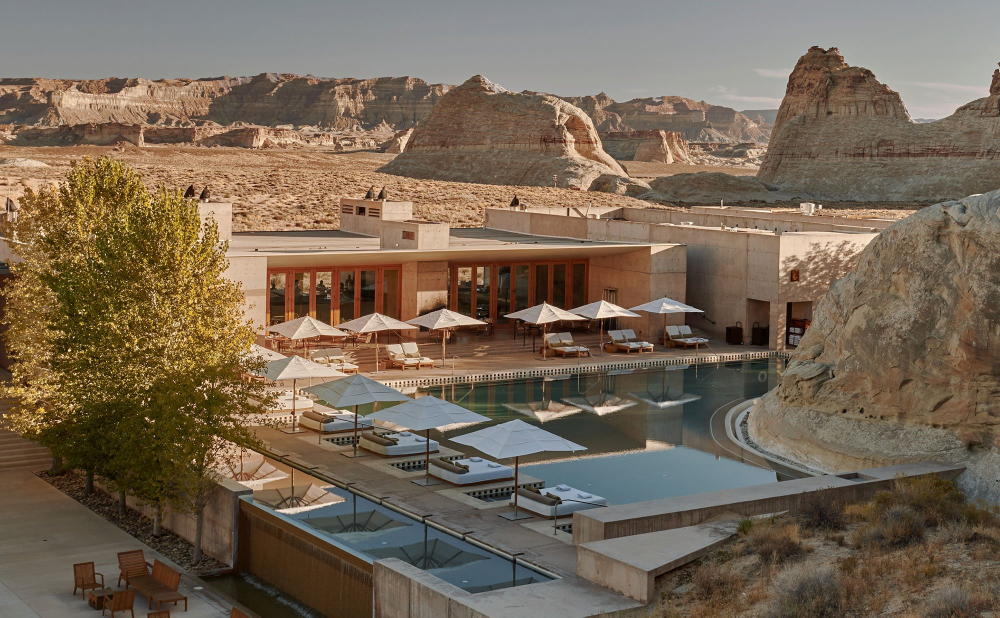
#> input picture Week-1/img/amangiri.jpg, 2000 x 1235 px, given in place of 2019.0130.-Omopae.jpg, which was not available (shown at 1/2 size)
$ jupyter execute 'Project 4.ipynb'   (older library calls are emulated)
#> lines starting #> are read from the running program, lines starting #| are printed output that depends on the picture; pictures that were not available may be replaced by others from this repository, and a replacement may not be noted
[cell 1]
import cv2
import numpy as np
from matplotlib import pyplot as plt

[cell 2]
def sobel_edge_detection(image):
    image = cv2.resize(image, (500,400))
    sobel_x = cv2. Sobel(image, cv2.CV_64F, 1, 0, ksize=3)
    sobel_y = cv2. Sobel(image, cv2.CV_64F, 0, 1, ksize=3)
    sobel_combined = cv2.magnitude (sobel_x, sobel_y)
    cv2.imshow('Original', image)
    cv2.imshow('Sobel Edges', np.uint8 (sobel_combined))
    cv2.waitKey(0)

[cell 3]
def prewitt_edge_detection(image):
    image = cv2.resize(image, (500,400))
    kernel_x = np.array([[-1, -1, -1],
    [0, 0, 0],
    [1, 1, 1]])
    kernel_y = np.array([[-1, 0, 1],
    [-1, 0, 1],
    [-1, 0, 1]])
    prewitt_x = cv2.filter2D(image, -1, kernel_x)
    prewitt_y = cv2.filter2D(image, -1, kernel_y)
    prewitt_combined = np.sqrt(np.square(prewitt_x) + np.square (prewitt_y))
    cv2.imshow ('Original', image)
    cv2.imshow('Prewitt Edges', np.uint8(prewitt_combined))
    cv2.waitKey(0)

[cell 4]
def robert_edge_detection(image):
    image = cv2.GaussianBlur(image, (5, 5), 0)
    kernel_x = np.array ([[1, 0],
    [0, -1]])
    kernel_y = np.array([[0, 1],
    [-1, 0]])
    robert_x = cv2.filter2D(image, -1, kernel_x)
    robert_y = cv2.filter2D(image, -1, kernel_y)
    robert_combined = np.sqrt(np.square (robert_x) + np.square (robert_y))
    cv2.imshow('Original', image)
    cv2.imshow('Robert Edges', np.uint8(robert_combined))
    cv2.waitKey(0)

[cell 5]
def laplacian_edge_detection(image):
    image = cv2.resize(image, (400,400))
    laplacian = cv2.Laplacian(image, cv2.CV_64F)
    laplacian = cv2.convertScaleAbs(laplacian)
    cv2.imshow('Original', image)
    cv2.imshow('Laplacian Edges', laplacian)
    cv2.waitKey(0)

[cell 6]
def canny_edge_detection(image):
    image = cv2.resize(image, (400,400))
    edges = cv2.Canny(image, 100, 200)
    cv2.imshow('Original', image)
    cv2.imshow('Edges', edges)
    cv2.waitKey(0)

[cell 7]
def main():
    image_path = 'img/2019.0130.-Omopae.jpg'
    image = cv2.imread(image_path, cv2.IMREAD_GRAYSCALE)
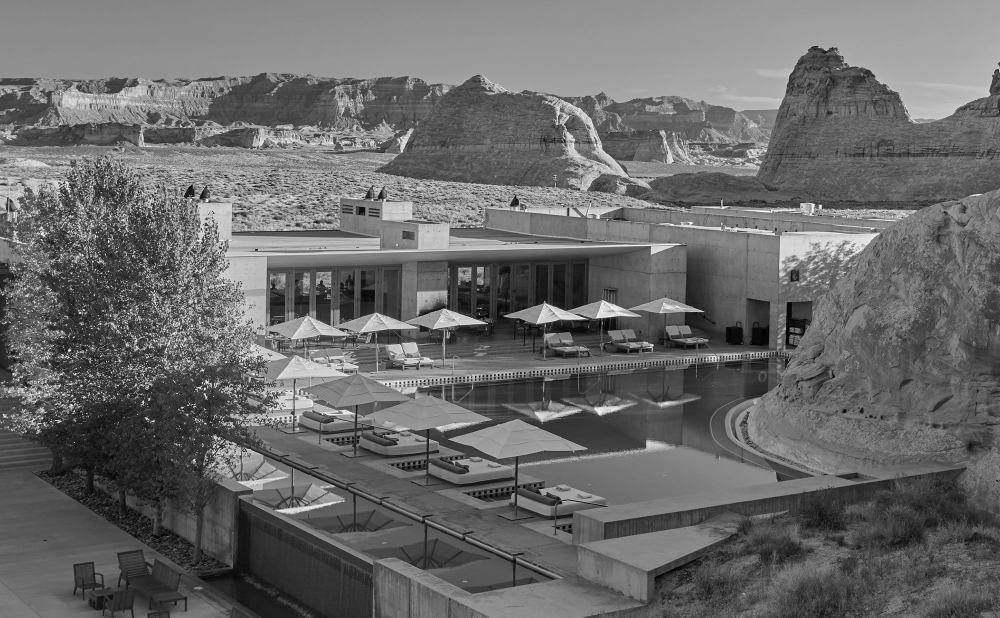
#> image: shape (1235, 2000) (shown at 1/2 size); min 0, max 255, mean 105.7

    print("Choose an edge detection operator:")
    print("1. Sobel")
    print("2. Prewitt")
    print("3. Robert")
    print("4. Laplacian")
    print("5. Canny")
    choice = input("Enter your choice (1/2/3/4/5): ")
#> the answer given: 1

    if choice == '1':
        sobel_edge_detection(image)
#> in sobel_edge_detection, `image = cv2.resize(image, (500,400))`:
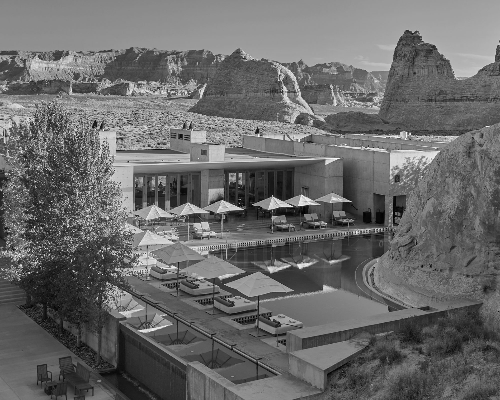
#> image: shape (400, 500); min 0, max 252, mean 105.7
#> in sobel_edge_detection, `sobel_x = cv2. Sobel(image, cv2.CV_64F, 1, 0, ksize=3)`:
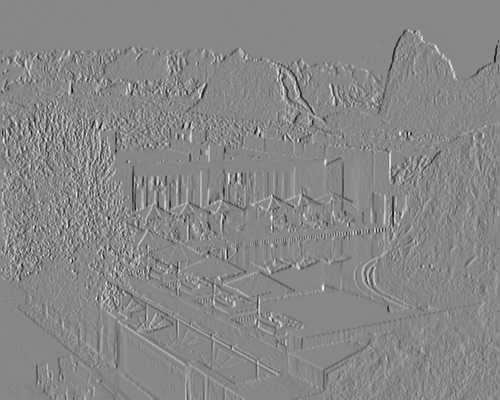
#> sobel_x: shape (400, 500) float64; min -693, max 612, mean 0; drawn with min black and max white
#> in sobel_edge_detection, `sobel_y = cv2. Sobel(image, cv2.CV_64F, 0, 1, ksize=3)`:
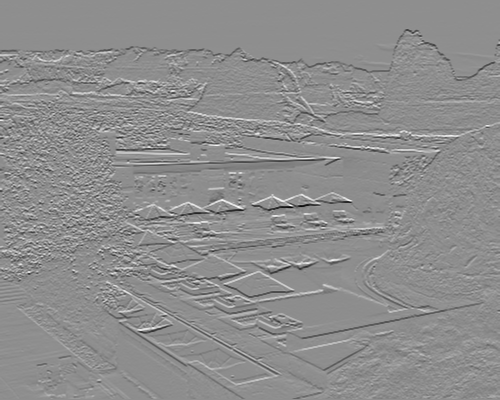
#> sobel_y: shape (400, 500) float64; min -901, max 716, mean -1.1; drawn with min black and max white
#> in sobel_edge_detection, `sobel_combined = cv2.magnitude (sobel_x, sobel_y)`:
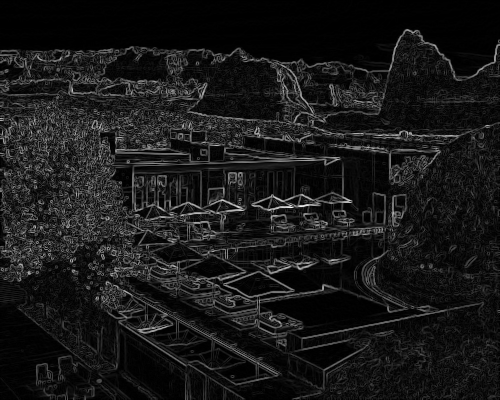
#> sobel_combined: shape (400, 500) float64; min 0, max 901.2, mean 87.7; drawn with min black and max white
#> in sobel_edge_detection, `cv2.imshow('Sobel Edges', np.uint8 (sobel_combined))`:
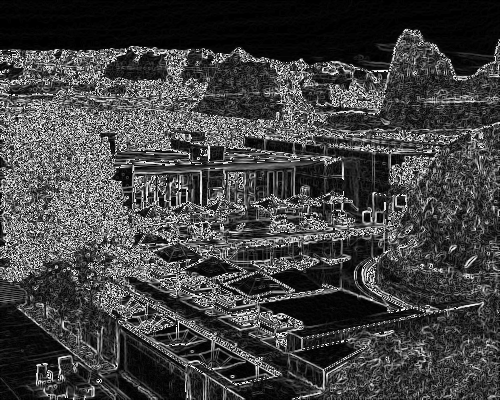
#> window 'Sobel Edges': shape (400, 500); min 0, max 255, mean 65.5
    elif choice == '2':
        prewitt_edge_detection(image)
    elif choice == '3':
        robert_edge_detection(image)
    elif choice == '4':
        laplacian_edge_detection(image)
    elif choice == '5':
        canny_edge_detection(image)
    else:
        print("Invalid choice.")
        exit()

$ run again, on Week-1/img/amanpuri.jpg
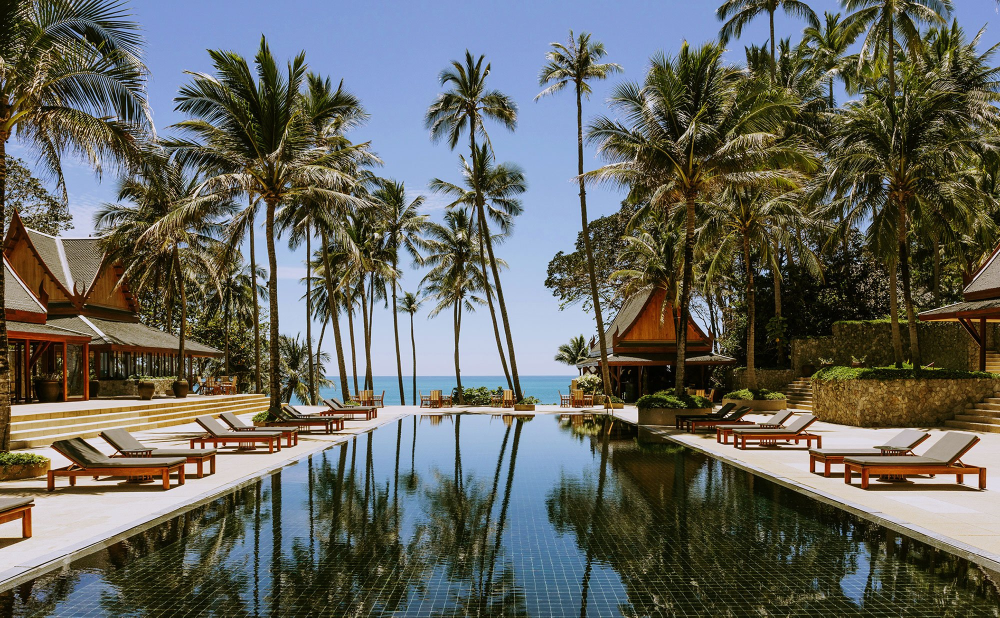
#> input picture Week-1/img/amanpuri.jpg, 2000 x 1235 px, given in place of 2019.0130.-Omopae.jpg, which was not available (shown at 1/2 size)
#> in sobel_edge_detection, `sobel_combined = cv2.magnitude (sobel_x, sobel_y)`:
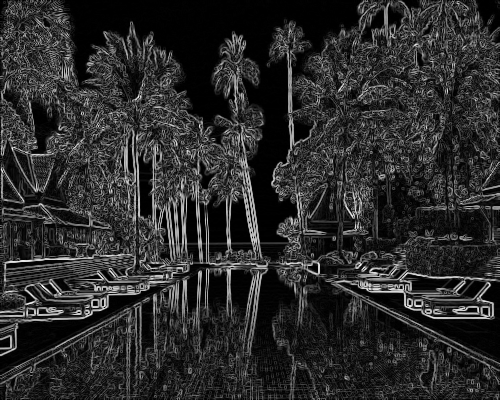
#> sobel_combined: shape (400, 500) float64; min 0, max 867.5, mean 150.9; drawn with min black and max white
#> in sobel_edge_detection, `cv2.imshow('Sobel Edges', np.uint8 (sobel_combined))`:
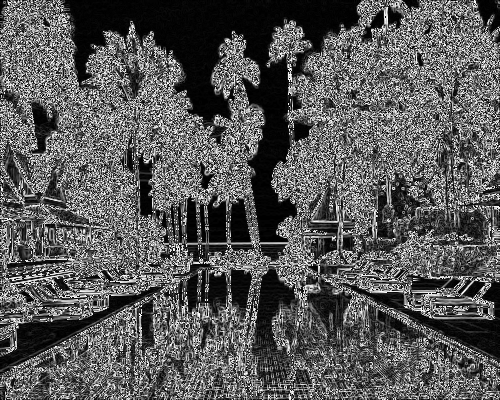
#> window 'Sobel Edges': shape (400, 500); min 0, max 255, mean 89.4
